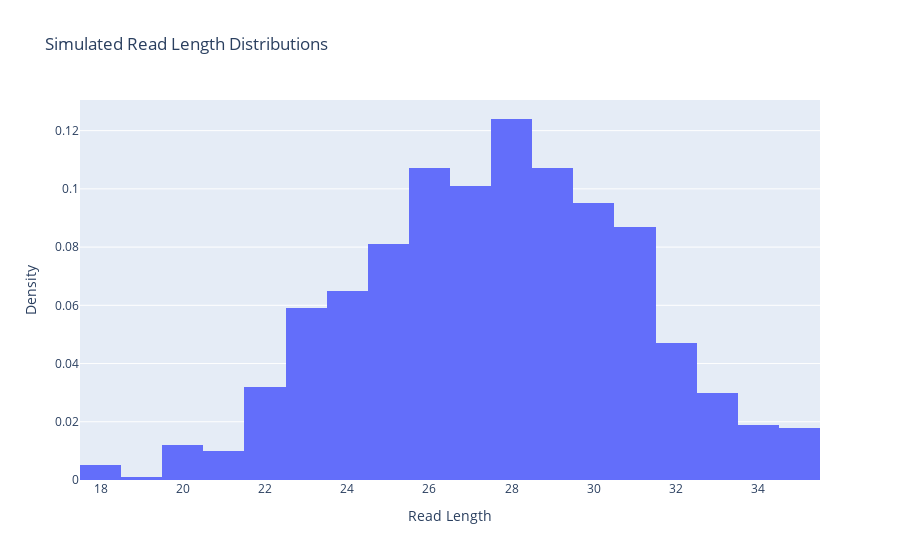
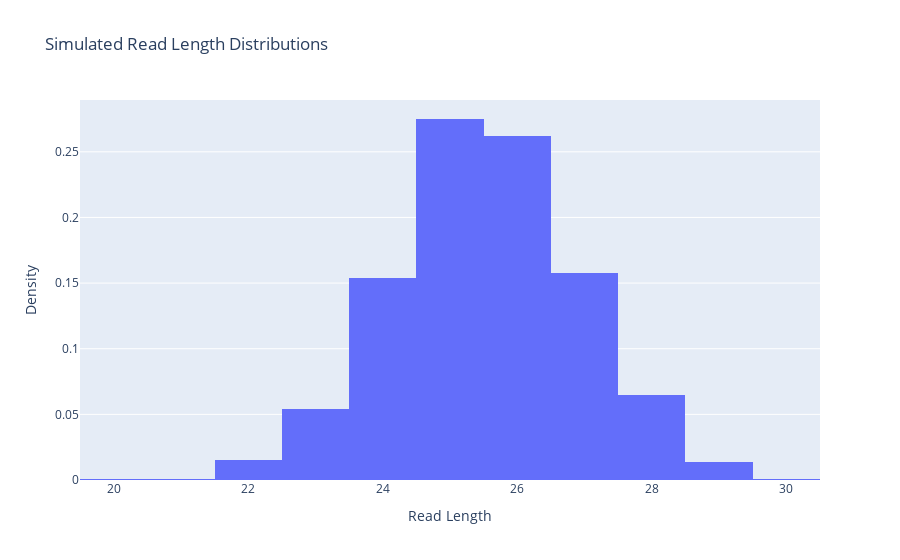
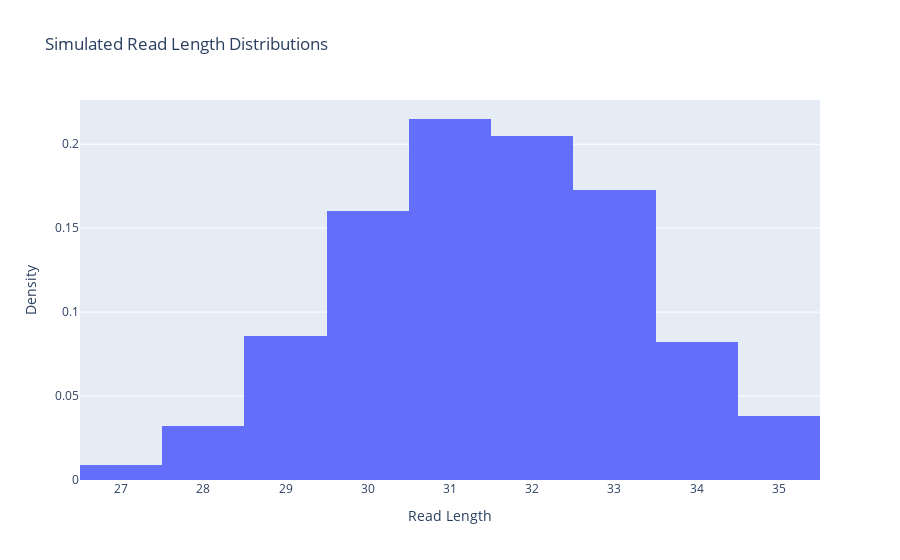
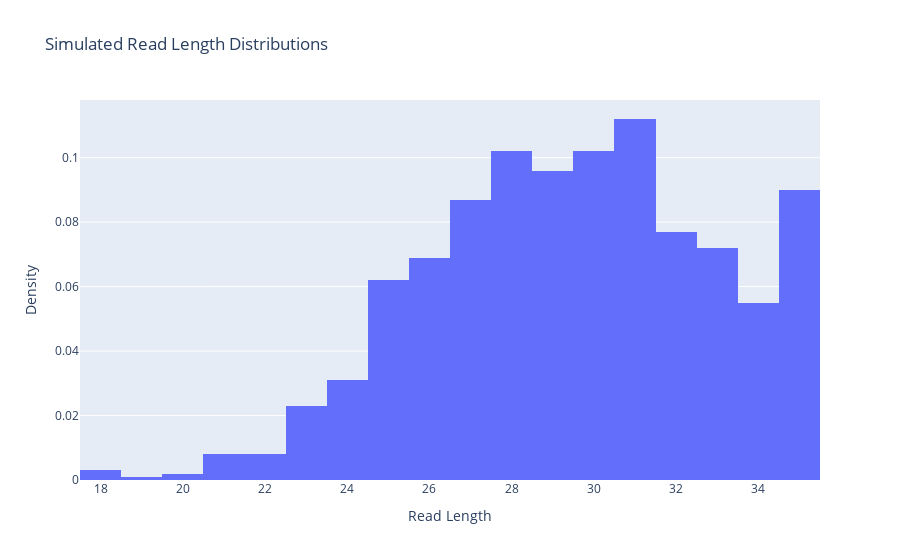

The notebook cell saved with these charts, in order:
### Code cell
import plotly.graph_objects as go

# make multifigure sub plot of 4 random distributions

for i in range(9):
    fig = go.Figure()

    fig.add_trace(go.Histogram(x=normal_distributions[i], histnorm='probability'))

    fig.update_layout(
        title='Simulated Read Length Distributions',
        xaxis_title='Read Length',
        yaxis_title='Density',
        # template='plotly_dark',
        barmode='overlay'
    )

    fig.show()

### Figure 1 — Plotly figure (JSON) as saved in the notebook; plotly's stock layout.template omitted (floating-point values rounded to 4 significant figures; data arrays with more than 128 entries replaced by an {"elided": "..."} marker saying what was removed)
{"data": [{"histnorm": "probability", "type": "histogram", "x": {"elided": "1000 int values"}}], "layout": {"barmode": "overlay", "title": {"text": "Simulated Read Length Distributions"}, "xaxis": {"title": {"text": "Read Length"}}, "yaxis": {"title": {"text": "Density"}}}}

### Figure 2 — Plotly figure (JSON) as saved in the notebook; plotly's stock layout.template omitted (floating-point values rounded to 4 significant figures; data arrays with more than 128 entries replaced by an {"elided": "..."} marker saying what was removed)
{"data": [{"histnorm": "probability", "type": "histogram", "x": {"elided": "1000 int values"}}], "layout": {"barmode": "overlay", "title": {"text": "Simulated Read Length Distributions"}, "xaxis": {"title": {"text": "Read Length"}}, "yaxis": {"title": {"text": "Density"}}}}

### Figure 3 — Plotly figure (JSON) as saved in the notebook; plotly's stock layout.template omitted (floating-point values rounded to 4 significant figures; data arrays with more than 128 entries replaced by an {"elided": "..."} marker saying what was removed)
{"data": [{"histnorm": "probability", "type": "histogram", "x": {"elided": "1000 int values"}}], "layout": {"barmode": "overlay", "title": {"text": "Simulated Read Length Distributions"}, "xaxis": {"title": {"text": "Read Length"}}, "yaxis": {"title": {"text": "Density"}}}}

### Figure 4 — Plotly figure (JSON) as saved in the notebook; plotly's stock layout.template omitted (floating-point values rounded to 4 significant figures; data arrays with more than 128 entries replaced by an {"elided": "..."} marker saying what was removed)
{"data": [{"histnorm": "probability", "type": "histogram", "x": {"elided": "1000 int values"}}], "layout": {"barmode": "overlay", "title": {"text": "Simulated Read Length Distributions"}, "xaxis": {"title": {"text": "Read Length"}}, "yaxis": {"title": {"text": "Density"}}}}
